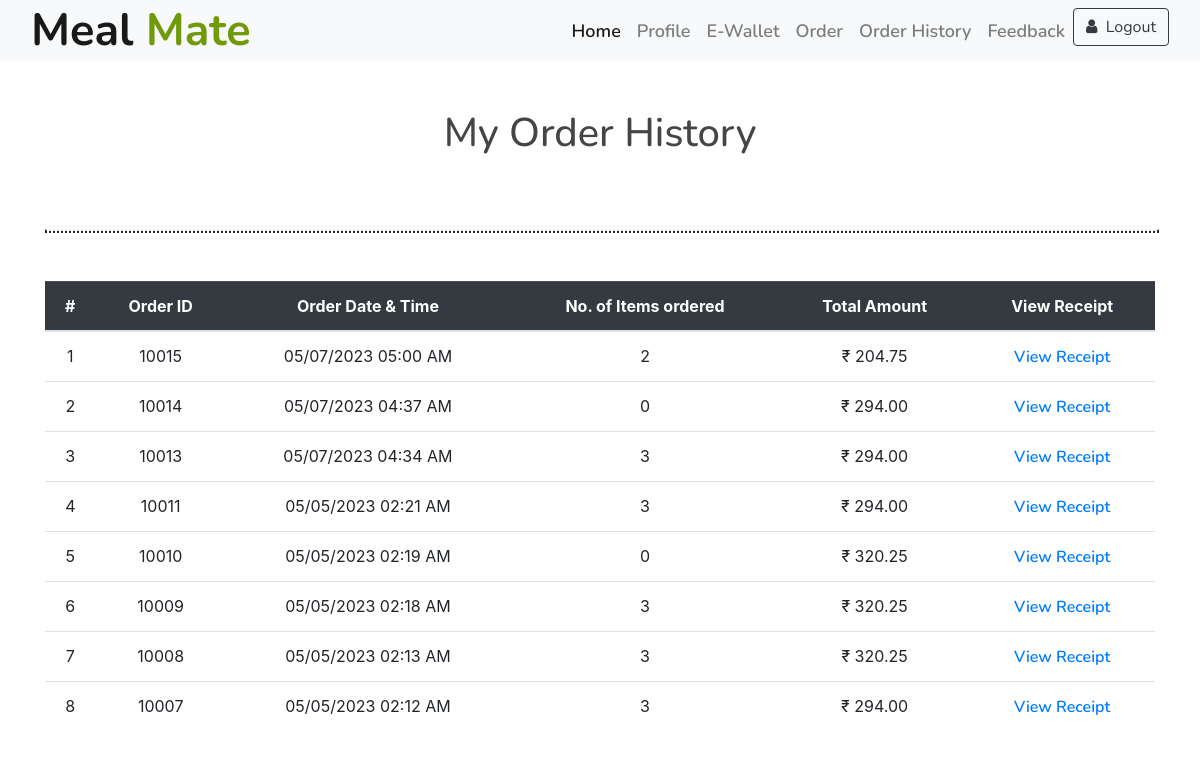
The page /order_history_student/ (signed in) on the database its author committed.
### accounts/models.py (models this page shows, shortened)
class Order(models.Model):
    orderid = models.AutoField(primary_key=True)
    studentid = models.ForeignKey(Student, on_delete=models.CASCADE)
    order_time = models.DateTimeField()
    ORDER_MODE_CHOICES = [('online', 'Online'), ('offline', 'Offline')]
    order_mode = models.CharField(max_length=7, choices=ORDER_MODE_CHOICES)
    item1 = models.ForeignKey(MenuItem, on_delete=models.CASCADE, related_name='orders_item1', null=True, blank=True)
    item2 = models.ForeignKey(MenuItem, on_delete=models.CASCADE, related_name='orders_item2', null=True, blank=True)
    item3 = models.ForeignKey(MenuItem, on_delete=models.CASCADE, related_name='orders_item3', null=True, blank=True)
    item4 = models.ForeignKey(MenuItem, on_delete=models.CASCADE, related_name='orders_item4', null=True, blank=True)
    item5 = models.ForeignKey(MenuItem, on_delete=models.CASCADE, related_name='orders_item5', null=True, blank=True)
    total_amount = models.DecimalField(max_digits=6, decimal_places=2)

### accounts/views.py (the view)
# urls.py: path('order_history_student/', views.order_history_student, name='order_history_student'),
def order_history_student(request):
    user_id = request.session.get('studentid')
    student = Student.objects.get(studentid=user_id)
    orders = Order.objects.filter(studentid=student).order_by('-order_time')
    for order in orders:
        items = [order.item1, order.item2, order.item3, order.item4, order.item5]
        order.num_items = sum(1 for item in items if item is not None)
    context = {'orders': orders}
    return render(request, 'order_history_student.html', context)

### templates/order_history_student.html (shortened to what this page needs)
{%load static%}
<!DOCTYPE html>
<html lang="en">
<head>
  <link href="https://cdn.jsdelivr.net/npm/bootstrap-icons@1.5.0/font/bootstrap-icons.css" rel="stylesheet">
  <link href="https://stackpath.bootstrapcdn.com/bootstrap/4.4.1/css/bootstrap.min.css" rel="stylesheet">
  <link href="https://cdnjs.cloudflare.com/ajax/libs/font-awesome/5.10.0/css/all.min.css" rel="stylesheet">
  <link href="{% static 'lib/animate/animate.min.css'%}" rel="stylesheet">
  <link href="{% static 'lib/owlcarousel/assets/owl.carousel.min.css'%}" rel="stylesheet">
  <link href="{% static 'lib/flaticon/font/flaticon.css'%}" rel="stylesheet">
  <link href="{% static 'lib/tempusdominus/css/tempusdominus-bootstrap-4.min.css'%}" rel="stylesheet" />
  <link href="{% static 'css/style.css'%}" rel="stylesheet">
  <link rel="stylesheet" type="text/css"
    href="https://stackpath.bootstrapcdn.com/bootstrap/4.3.1/css/bootstrap.min.css">
  <link rel="stylesheet" href="https://stackpath.bootstrapcdn.com/font-awesome/4.7.0/css/font-awesome.min.css">
</head>
<body>
  <div class="navbar navbar-expand-lg bg-light navbar-light">
    <div class="container-fluid">
      <a href="#" class="navbar-brand">Meal <span>Mate</span></a>
      <div class="collapse navbar-collapse justify-content-between" id="navbarCollapse">
        <div class="navbar-nav ml-auto">
          <a href="{% url 'index' %}" class="nav-item nav-link active">Home</a>
          <a href="{% url 'profile' %}" class="nav-item nav-link">Profile</a>
          <a href="{% url 'ewallet'%}" class="nav-item nav-link">E-Wallet</a>
          <a href="{% url 'menushowstudent' %}" class="nav-item nav-link">Order</a>
          <a href="{% url 'order_history_student' %}" class="nav-item nav-link">Order History</a>
          <a href="{% url 'feedbackmenu' %}" class="nav-item nav-link">Feedback</a>
          <a href="{% url 'login' %}">
            <button type="button" class="btn btn-outline-dark">
              <i class="fa fa-user mr-1" aria-hidden="true"></i> Logout
            </button></a>
        </div>
      </div>
    </div>
  </div>
  <div class="container py-5">
    <div class="row">
      <div class="col-lg-10 mx-auto col-12 text-center mb-3">
        <h1 class="mt-0 text-black">My Order History</h1>
      </div>
    </div>
    <table class="table">
      <hr class="accent my-5" style="border-width: 2px; border-style: dotted; width: 100%;">
        <thead class="table-dark">
            <tr>
                <th class="text-center">#</th>
                <th class="text-center">Order ID</th>
                <th class="text-center">Order Date & Time</th>
                <th class="text-center">No. of Items ordered</th>
                <th class="text-center">Total Amount</th>
                <th class="text-center">View Receipt</th>
            </tr>
        </thead>
        <tbody>
            {% for order in orders %}
            <tr>
                <td class="text-center">{{ forloop.counter }}</td>
                <td class="text-center">{{ order.orderid }}</td>
                <td class="text-center">{{ order.order_time|date:"m/d/Y h:i A" }}</td>
                <td class="text-center">{{ order.num_items }}</td>
                <td class="text-center">₹ {{ order.total_amount }}</td>
                <td class="text-center"><a href="{% url 'receipt' order.orderid %}" target="blank">View Receipt</a></td>
            </tr>
            {% endfor %}
        </tbody>
    </table>
  </div>
</body>
</html>

### static/css/style.css (style rules this page uses)
body { color: #757575; background: #ffffff; font-family: 'open sans', sans-serif; }
h1, h2, h3, h4, h5, h6 { color: #454545; font-family: 'Nunito', sans-serif; }
a { font-family: 'Nunito', sans-serif; font-weight: 600; color: #fbaf32; transition: .3s; }
.container-fluid { max-width: 1366px; }
.navbar { position: relative; transition: .5s; z-index: 999; }
.navbar .navbar-brand { margin: 0; color: #fbaf32; font-size: 45px; line-height: 0px; font-weight: 700; font-family: 'Nunito', sans-serif; transition: .5s; }
.navbar .navbar-brand span { color: #719a0a; }
@media (min-width: 992px) { .navbar { position: absolute; width: 100%; padding: 30px 60px; background: transparent !important; z-index: 9; } }
@media (min-width: 992px) { .navbar .navbar-brand { color: #fbaf32; } }
@media (min-width: 992px) { .navbar-light .navbar-nav .nav-link, .navbar-light .navbar-nav .nav-link:focus { padding: 10px 10px 8px 10px; font-family: 'Nunito', sans-serif; color: #ffffff; font-size: 18px; font-weight: 600; } }
@media (min-width: 992px) { .navbar-light .navbar-nav .nav-link:hover, .navbar-light .navbar-nav .nav-link.active { color: #fbaf32; } }

### rows shown on the page
Order: orderid "10015", order_time "05/07/2023 05:00 AM", num_items "2", total_amount "204.75"
Order: orderid "10014", order_time "05/07/2023 04:37 AM", num_items "0", total_amount "294.00"
Order: orderid "10013", order_time "05/07/2023 04:34 AM", num_items "3", total_amount "294.00"
Order: orderid "10011", order_time "05/05/2023 02:21 AM", num_items "3", total_amount "294.00"
Order: orderid "10010", order_time "05/05/2023 02:19 AM", num_items "0", total_amount "320.25"
Order: orderid "10009", order_time "05/05/2023 02:18 AM", num_items "3", total_amount "320.25"
Order: orderid "10008", order_time "05/05/2023 02:13 AM", num_items "3", total_amount "320.25"
Order: orderid "10007", order_time "05/05/2023 02:12 AM", num_items "3", total_amount "294.00"
